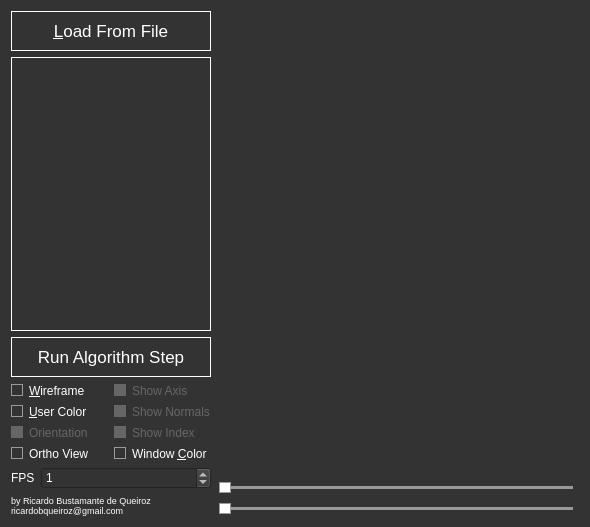
<?xml version="1.0" encoding="UTF-8"?>
<ui version="4.0">
 <class>MainWindow</class>
 <widget class="QMainWindow" name="MainWindow">
  <property name="geometry">
   <rect>
    <x>0</x>
    <y>0</y>
    <width>590</width>
    <height>527</height>
   </rect>
  </property>
  <property name="windowTitle">
   <string>GC::Viewer</string>
  </property>
  <property name="styleSheet">
   <string notr="true">/* ===QWidget=== */

QWidget{
	background-color: rgb(51, 51, 51);
/*	background-color: #000;*/
	color: #fff;
}

QWidget::disabled{
	color: #666;
}

/* ===QSlider=== */
QSlider::groove:horizontal {
	background: #999;
	position: absolute; /* absolutely position 4px from the left and right of the widget. setting margins on the widget should work too... */
	top: 6px;bottom: 6px;
	left: 6px; right: 6px;
 }

 QSlider::handle:horizontal {
	height: 10px;
	width: 10px;
    background: #fff;
	border: 1px solid #999;
	margin:  -4px; /* expand outside the groove */
 }

QSlider::handle::hover:horizontal{
	border: 1px solid #fff;
}

/* ===QGroupBox=== */
QGroupBox{
	border: 2px solid white;
	padding: 0px;
	margin: 5px;
}

QGroupBox::title{
	subcontrol-origin: margin;
	subcontrol-position: top center;
}

/* ===QCheckBox=== */
QCheckBox::indicator{
	border: 1px solid #999;
	width: 10px;
	height: 10px;
}

QCheckBox::indicator::hover{
	border: 1px solid #fff;
}

QCheckBox::indicator::disabled{
	border: 1px solid #666;
	background-color: #666;
}

QCheckBox::indicator::checked{
	background-color: #fff;
}

QCheckBox::indicator::unchecked{
}

/* ===QComboBox=== */
QComboBox{
	border: 1px solid white;
}

QComboBox::drop-down{
	border: none;
}

QComboBox::down-arrow{
	border-image: url(:/resources/arrow.png);
}

/* ===QPushButton=== */
QPushButton{
	border:1px solid white;
	width: 20px;
	height: 20px;
}

QPushButton:hover{
	background-color: #999
}

QPushButton::disabled{
	border:1px solid #666;
	color: #666;
	width: 20px;
	height: 20px;
}

/* ===QListWidget=== */
QListWidget{
	border: 1px solid white;
}

QListWidget::item{
	border: 1px solid none;
}

QListWidget::item:hover{
	border: 1px solid white;
}

QListWidget::item:selected{
	border: 1px dashed #999;
}

QListWidget::item:active{
	border: 1px solid rgb(51, 51, 51);
}

QListWidget::item::!active{
}

/* ===QScrollBar=== */</string>
  </property>
  <widget class="QWidget" name="centralWidget">
   <layout class="QHBoxLayout" name="horizontalLayout" stretch="1,10">
    <item>
     <layout class="QVBoxLayout" name="verticalLayout">
      <item>
       <widget class="QPushButton" name="load_button">
        <property name="minimumSize">
         <size>
          <width>0</width>
          <height>40</height>
         </size>
        </property>
        <property name="styleSheet">
         <string notr="true">font: 13pt</string>
        </property>
        <property name="text">
         <string>&amp;Load From File</string>
        </property>
       </widget>
      </item>
      <item>
       <widget class="QListWidget" name="listWidget">
        <property name="minimumSize">
         <size>
          <width>200</width>
          <height>0</height>
         </size>
        </property>
       </widget>
      </item>
      <item>
       <widget class="QPushButton" name="run_convexhull_button">
        <property name="minimumSize">
         <size>
          <width>0</width>
          <height>40</height>
         </size>
        </property>
        <property name="styleSheet">
         <string notr="true">font: 13pt</string>
        </property>
        <property name="text">
         <string>Run Algorithm Step</string>
        </property>
       </widget>
      </item>
      <item>
       <layout class="QGridLayout" name="gridLayout">
        <item row="2" column="1">
         <widget class="QCheckBox" name="checkBox_4">
          <property name="enabled">
           <bool>false</bool>
          </property>
          <property name="text">
           <string>Show Index</string>
          </property>
         </widget>
        </item>
        <item row="1" column="0">
         <widget class="QCheckBox" name="user_color_check">
          <property name="text">
           <string>&amp;User Color</string>
          </property>
         </widget>
        </item>
        <item row="0" column="0">
         <widget class="QCheckBox" name="wireframe_checkBox">
          <property name="text">
           <string>&amp;Wireframe</string>
          </property>
         </widget>
        </item>
        <item row="0" column="1">
         <widget class="QCheckBox" name="checkBox_2">
          <property name="enabled">
           <bool>false</bool>
          </property>
          <property name="text">
           <string>Show Axis</string>
          </property>
         </widget>
        </item>
        <item row="1" column="1">
         <widget class="QCheckBox" name="checkBox_3">
          <property name="enabled">
           <bool>false</bool>
          </property>
          <property name="text">
           <string>Show Normals</string>
          </property>
         </widget>
        </item>
        <item row="2" column="0">
         <widget class="QCheckBox" name="checkBox">
          <property name="enabled">
           <bool>false</bool>
          </property>
          <property name="text">
           <string>Orientation</string>
          </property>
         </widget>
        </item>
        <item row="3" column="0">
         <widget class="QCheckBox" name="ortho_check">
          <property name="enabled">
           <bool>true</bool>
          </property>
          <property name="text">
           <string>Ortho View</string>
          </property>
         </widget>
        </item>
        <item row="3" column="1">
         <widget class="QCheckBox" name="color_button">
          <property name="text">
           <string>Window &amp;Color</string>
          </property>
          <property name="checkable">
           <bool>false</bool>
          </property>
         </widget>
        </item>
       </layout>
      </item>
      <item>
       <layout class="QFormLayout" name="formLayout">
        <item row="0" column="0">
         <widget class="QLabel" name="label_2">
          <property name="text">
           <string>FPS</string>
          </property>
         </widget>
        </item>
        <item row="0" column="1">
         <widget class="QSpinBox" name="fps_spin">
          <property name="maximum">
           <number>60</number>
          </property>
          <property name="value">
           <number>1</number>
          </property>
         </widget>
        </item>
       </layout>
      </item>
      <item>
       <widget class="QLabel" name="label">
        <property name="styleSheet">
         <string notr="true">font: 7pt;</string>
        </property>
        <property name="text">
         <string>by Ricardo Bustamante de Queiroz
ricardobqueiroz@gmail.com</string>
        </property>
       </widget>
      </item>
     </layout>
    </item>
    <item>
     <layout class="QVBoxLayout" name="verticalLayout_2">
      <item>
       <widget class="GLWidget" name="glwidget" native="true">
        <property name="sizePolicy">
         <sizepolicy hsizetype="Expanding" vsizetype="Expanding">
          <horstretch>0</horstretch>
          <verstretch>0</verstretch>
         </sizepolicy>
        </property>
        <property name="minimumSize">
         <size>
          <width>100</width>
          <height>100</height>
         </size>
        </property>
       </widget>
      </item>
      <item>
       <widget class="QSlider" name="spread_slider">
        <property name="maximum">
         <number>100</number>
        </property>
        <property name="orientation">
         <enum>Qt::Horizontal</enum>
        </property>
       </widget>
      </item>
      <item>
       <widget class="QSlider" name="shrink_slider">
        <property name="maximum">
         <number>100</number>
        </property>
        <property name="orientation">
         <enum>Qt::Horizontal</enum>
        </property>
       </widget>
      </item>
     </layout>
    </item>
   </layout>
  </widget>
 </widget>
 <layoutdefault spacing="6" margin="11"/>
 <customwidgets>
  <customwidget>
   <class>GLWidget</class>
   <extends>QWidget</extends>
   <header>interface/glwidget.h</header>
   <container>1</container>
  </customwidget>
 </customwidgets>
 <resources/>
 <connections/>
</ui>
